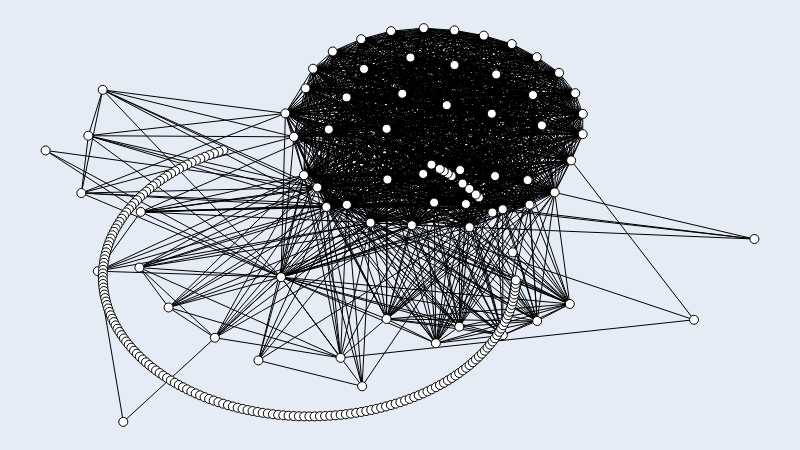

The notebook cell saved with this chart:
### Code cell
# Rede one-mode (linguagens a partir dos repos)
onemode_repos_g = fm.load('data/repos_langs_onemode.gml')

# Visualization
onemode_repos_g.set_all_nodes('size', (9))
onemode_repos_g.set_all_nodes('labpos', 'hover')

for n in onemode_repos_g.nodes:
    onemode_repos_g.nodes[n]['label'] = n

onemode_repos_g.move('kamada_kawai')
onemode_repos_g.draw()

### Figure 1 — Plotly figure (JSON) as saved in the notebook; plotly's stock layout.template omitted (floating-point values rounded to 4 significant figures; data arrays with more than 128 entries replaced by an {"elided": "..."} marker saying what was removed)
{"data": [{"hoverinfo": "none", "line": {"color": "rgb(0, 0, 0)", "dash": "solid", "width": 1}, "mode": "lines", "type": "scatter", "x": {"elided": "3816 float values"}, "y": {"elided": "3816 float values"}}, {"hoverinfo": "text", "marker": {"color": "rgb(255, 255, 255)", "line": {"color": "rgb(0, 0, 0)", "width": 1}, "size": 9, "symbol": "circle"}, "mode": "markers", "text": {"elided": "248 str values"}, "textfont": {"color": "rgb(0, 0, 0)"}, "textposition": "middle center", "type": "scatter", "x": {"elided": "248 float values"}, "y": {"elided": "248 float values"}}, {"hoverinfo": "none", "mode": "text", "text": {"elided": "1272 null values"}, "textfont": {"color": "rgb(0, 0, 0)"}, "textposition": "middle center", "type": "scatter", "x": {"elided": "1272 float values"}, "y": {"elided": "1272 float values"}}, {"hoverinfo": "none", "marker": {"color": "rgba(255, 255, 255, 0.0)", "line": {"color": "rgba(255, 255, 255, 0.0)", "width": 0}, "size": 0, "symbol": "circle"}, "mode": "markers", "type": "scatter", "x": [0.5, 0, 1, 0.5], "y": [0, 0.5, 0.5, 1]}], "layout": {"height": 450, "margin": {"b": 0, "l": 0, "r": 0, "t": 0}, "showlegend": false, "width": 800, "xaxis": {"showgrid": false, "showticklabels": false, "zeroline": false}, "yaxis": {"showgrid": false, "showticklabels": false, "zeroline": false}}}
